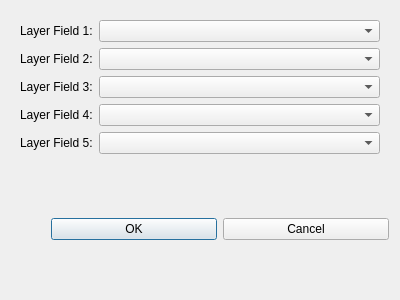
<?xml version="1.0" encoding="UTF-8"?>
<ui version="4.0">
 <class>FieldMappingDialog</class>
 <widget class="QDialog" name="FieldMappingDialog">
  <property name="geometry">
   <rect>
    <x>0</x>
    <y>0</y>
    <width>400</width>
    <height>300</height>
   </rect>
  </property>
  <property name="windowTitle">
   <string>Field Mapping</string>
  </property>
  <layout class="QVBoxLayout" name="verticalLayout">
   <item>
    <widget class="QWidget" name="formContainer" native="true">
     <layout class="QFormLayout" name="formLayout">
      <item row="0" column="0">
       <widget class="QLabel" name="labelField1">
        <property name="text">
         <string>Layer Field 1:</string>
        </property>
       </widget>
      </item>
      <item row="0" column="1">
       <widget class="QComboBox" name="comboBoxField1"/>
      </item>
      <item row="1" column="0">
       <widget class="QLabel" name="labelField2">
        <property name="text">
         <string>Layer Field 2:</string>
        </property>
       </widget>
      </item>
      <item row="1" column="1">
       <widget class="QComboBox" name="comboBoxField2"/>
      </item>
      <item row="2" column="0">
       <widget class="QLabel" name="labelField3">
        <property name="text">
         <string>Layer Field 3:</string>
        </property>
       </widget>
      </item>
      <item row="2" column="1">
       <widget class="QComboBox" name="comboBoxField3"/>
      </item>
      <item row="3" column="0">
       <widget class="QLabel" name="labelField4">
        <property name="text">
         <string>Layer Field 4:</string>
        </property>
       </widget>
      </item>
      <item row="3" column="1">
       <widget class="QComboBox" name="comboBoxField4"/>
      </item>
      <item row="4" column="0">
       <widget class="QLabel" name="labelField5">
        <property name="text">
         <string>Layer Field 5:</string>
        </property>
       </widget>
      </item>
      <item row="4" column="1">
       <widget class="QComboBox" name="comboBoxField5"/>
      </item>
     </layout>
    </widget>
   </item>
   <item>
    <layout class="QHBoxLayout" name="buttonLayout">
     <item>
      <spacer name="horizontalSpacer">
       <property name="orientation">
        <enum>Qt::Vertical</enum>
       </property>
       <property name="sizeHint" stdset="0">
        <size>
         <width>40</width>
         <height>20</height>
        </size>
       </property>
      </spacer>
     </item>
     <item>
      <widget class="QPushButton" name="buttonOK">
       <property name="text">
        <string>OK</string>
       </property>
      </widget>
     </item>
     <item>
      <widget class="QPushButton" name="buttonCancel">
       <property name="text">
        <string>Cancel</string>
       </property>
      </widget>
     </item>
    </layout>
   </item>
  </layout>
 </widget>
 <resources/>
 <connections/>
</ui>
